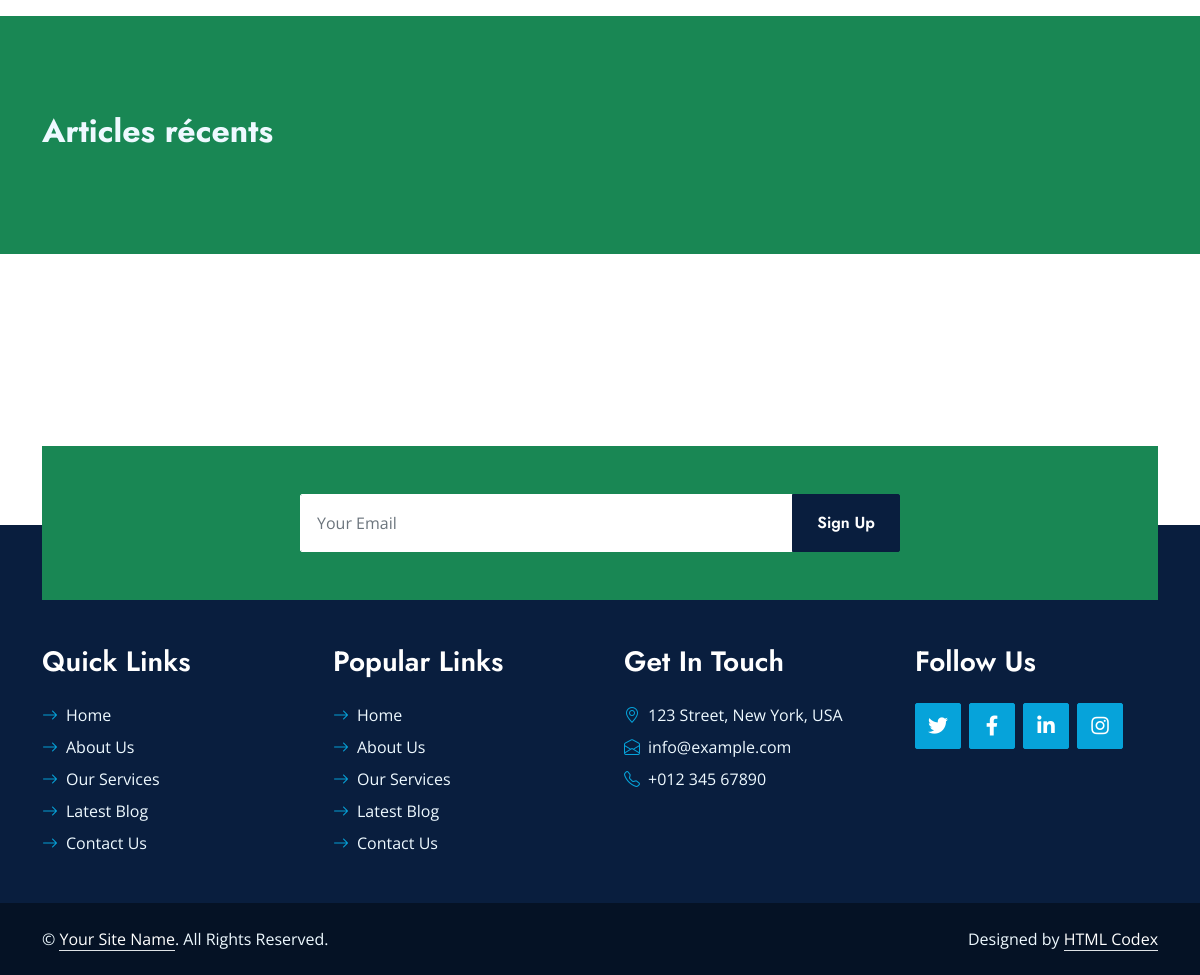
Before: / (lower part) with the older database file.
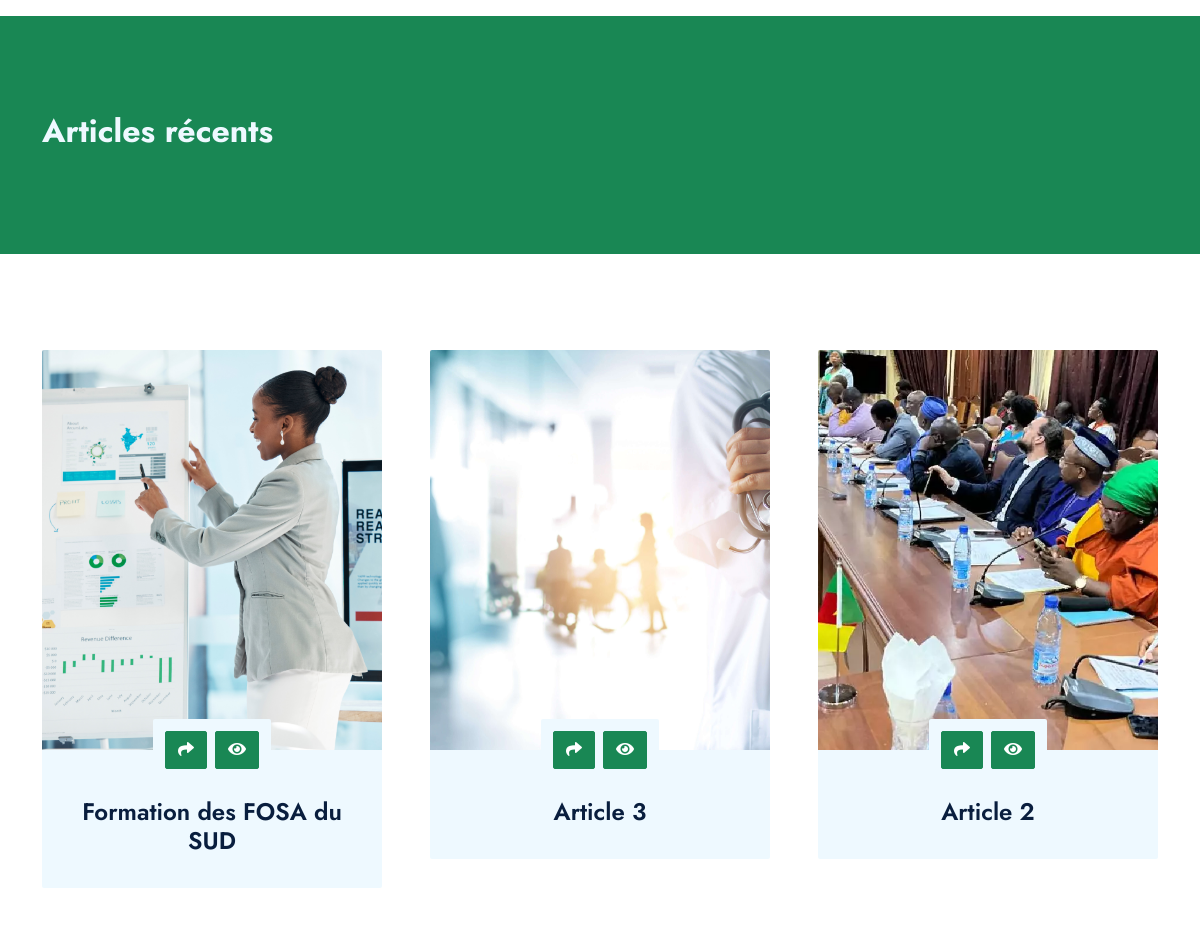
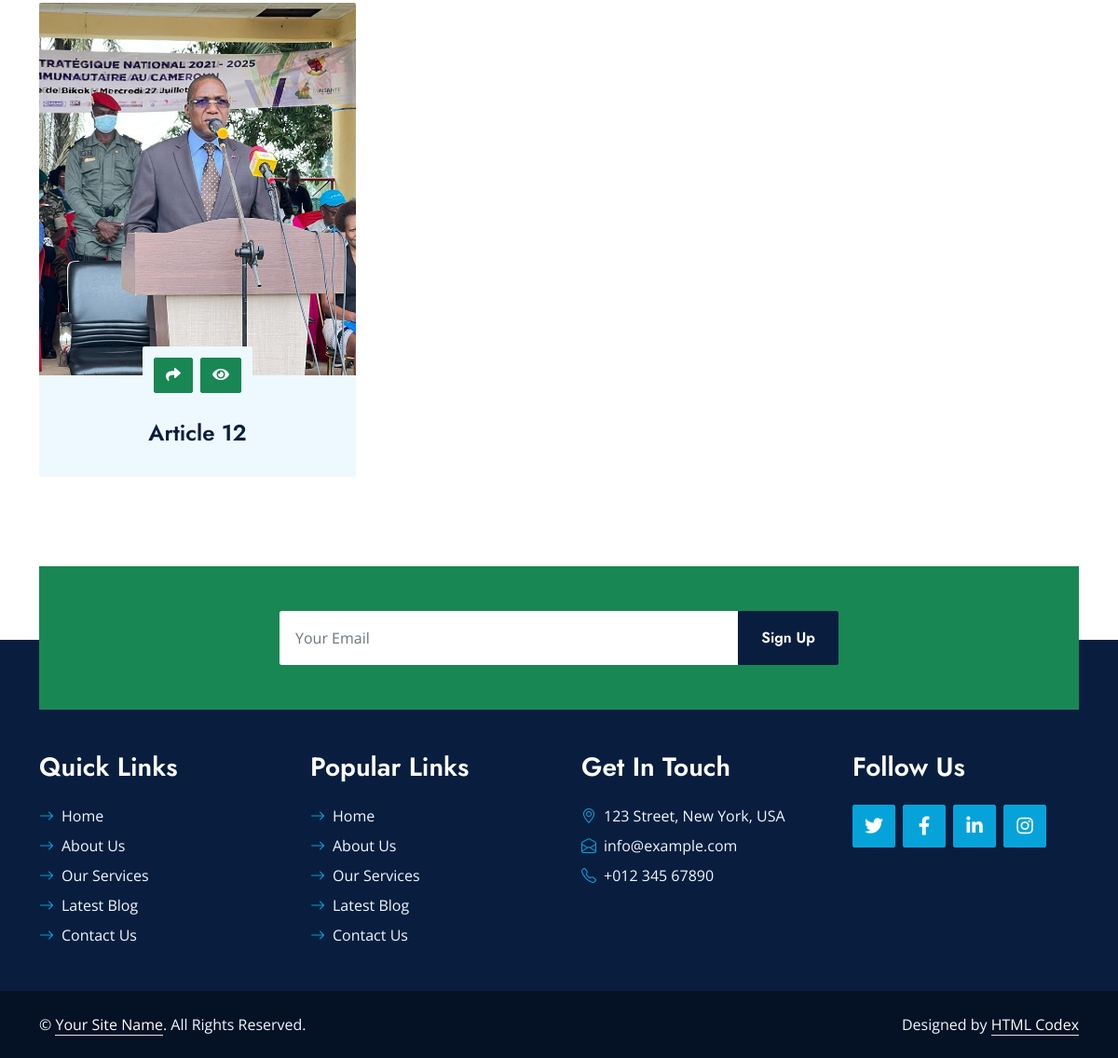
After: the same page with the newer database file (2 pictures, top to bottom).
### app/models.py (models this page shows, shortened)
class Article(models.Model):
    Titre  = models.CharField( max_length=255)
    Banniere = models.ImageField("Banière", upload_to='Banieres')
    contetu = RichTextUploadingField()
    created_date = models.DateField(auto_now_add=True)
    slug = models.SlugField(blank=True, unique = True)

### app/views.py (the view)
# urls.py: path('',index, name = 'home'),
def index(request):
    context = {}
    articles = Article.objects.order_by('-id')[0:9]
    context['articles'] = articles
    return render(request, 'website/index.html', context)

### templates/website/index.html (shortened to what this page needs)
{% extends 'website/layouts/base.html' %}
{% load static %}
{% block content %}
<div class="container-fluid bg-success  py-5 my-5 wow fadeInUp" data-wow-delay="0.1s">
    <div class="container py-5">
        <h2 class="text-light ">Articles récents</h2>
    </div>
</div>
<div class="container-fluid py-5">
    <div class="container">
        <div class="row g-5">
            {% for item in articles  %}
                <div class="col-lg-4 wow slideInUp" data-wow-delay="0.3s">
                    <div class="team-item h-200">
                        <div class="position-relative rounded-top" style="z-index: 1;">
                            <img class="img-fluid rounded-top w-100 " src="{{item.Banniere.url}}" alt="Bannière" style="height:400px; object-fit: cover;">
                            <div class="position-absolute top-100 start-50 translate-middle bg-light rounded p-2 d-flex">
                                <a class="btn btn-success btn-circle m-1" href="#"><i class="fas fa-share"></i></a>
                                <a class="btn btn-success btn-circle m-1" href="{% url 'article_details' artiitem.slug %}"><i class="fas fa-eye"></i></a>
                            </div>
                        </div>
                        <div class="team-text position-relative bg-light text-center rounded-bottom p-4 pt-5">
                            <h4 class="mb-2"> {{item.Titre }}  </h4>
                        </div>
                    </div>
                </div>
            {% endfor %}
            </div>
    </div>
</div>
<div class="container-fluid position-relative pt-5 wow fadeInUp" data-wow-delay="0.1s" style="z-index: 1;">
    <div class="container">
        <div class="bg-success p-5">
            <form class="mx-auto" style="max-width: 600px;">
                <div class="input-group">
                    <input type="text" class="form-control border-white p-3" placeholder="Your Email">
                    <button class="btn btn-dark px-4">Sign Up</button>
                </div>
            </form>
        </div>
    </div>
</div>
{% endblock content %}

### templates/website/layouts/base.html (shortened to what this page needs)
<!DOCTYPE html>
<html lang="fr">
    {% load static %}
<head>
    <link href="https://cdnjs.cloudflare.com/ajax/libs/font-awesome/5.10.0/css/all.min.css" rel="stylesheet">
    <link href="https://cdn.jsdelivr.net/npm/bootstrap-icons@1.4.1/font/bootstrap-icons.css" rel="stylesheet">
    <link href="{% static 'website/lib/owlcarousel/assets/owl.carousel.min.css' %}" rel="stylesheet">
    <link href="{% static 'website/lib/animate/animate.min.css' %}" rel="stylesheet">
    <link href="{% static 'website/lib/tempusdominus/css/tempusdominus-bootstrap-4.min.css' %}" rel="stylesheet" />
    <link href="{% static 'website/lib/tempusdominus/css/tempusdominus-bootstrap-4.min.css' %}" rel="stylesheet" />
    <link href="{% static 'website/css/bootstrap.min.css' %}" rel="stylesheet">
    <link href="{% static 'website/css/style.css' %}" rel="stylesheet">
</head>
<body>
    {% block content %}
    {% endblock content %}
    <div class="container-fluid bg-dark text-light py-5 wow fadeInUp" data-wow-delay="0.3s" style="margin-top: -75px;">
        <div class="container pt-5">
            <div class="row g-5 pt-4">
                <div class="col-lg-3 col-md-6">
                    <h3 class="text-white mb-4">Quick Links</h3>
                    <div class="d-flex flex-column justify-content-start">
                        <a class="text-light mb-2" href="#"><i class="bi bi-arrow-right text-primary me-2"></i>Home</a>
                        <a class="text-light mb-2" href="#"><i class="bi bi-arrow-right text-primary me-2"></i>About Us</a>
                        <a class="text-light mb-2" href="#"><i class="bi bi-arrow-right text-primary me-2"></i>Our Services</a>
                        <a class="text-light mb-2" href="#"><i class="bi bi-arrow-right text-primary me-2"></i>Latest Blog</a>
                        <a class="text-light" href="#"><i class="bi bi-arrow-right text-primary me-2"></i>Contact Us</a>
                    </div>
                </div>
                <div class="col-lg-3 col-md-6">
                    <h3 class="text-white mb-4">Popular Links</h3>
                    <div class="d-flex flex-column justify-content-start">
                        <a class="text-light mb-2" href="#"><i class="bi bi-arrow-right text-primary me-2"></i>Home</a>
                        <a class="text-light mb-2" href="#"><i class="bi bi-arrow-right text-primary me-2"></i>About Us</a>
                        <a class="text-light mb-2" href="#"><i class="bi bi-arrow-right text-primary me-2"></i>Our Services</a>
                        <a class="text-light mb-2" href="#"><i class="bi bi-arrow-right text-primary me-2"></i>Latest Blog</a>
                        <a class="text-light" href="#"><i class="bi bi-arrow-right text-primary me-2"></i>Contact Us</a>
                    </div>
                </div>
                <div class="col-lg-3 col-md-6">
                    <h3 class="text-white mb-4">Get In Touch</h3>
                    <p class="mb-2"><i class="bi bi-geo-alt text-primary me-2"></i>123 Street, New York, USA</p>
                    <p class="mb-2"><i class="bi bi-envelope-open text-primary me-2"></i>info@example.com</p>
                    <p class="mb-0"><i class="bi bi-telephone text-primary me-2"></i>+012 345 67890</p>
                </div>
                <div class="col-lg-3 col-md-6">
                    <h3 class="text-white mb-4">Follow Us</h3>
                    <div class="d-flex">
                        <a class="btn btn-lg btn-primary btn-lg-square rounded me-2" href="#"><i class="fab fa-twitter fw-normal"></i></a>
                        <a class="btn btn-lg btn-primary btn-lg-square rounded me-2" href="#"><i class="fab fa-facebook-f fw-normal"></i></a>
                        <a class="btn btn-lg btn-primary btn-lg-square rounded me-2" href="#"><i class="fab fa-linkedin-in fw-normal"></i></a>
                        <a class="btn btn-lg btn-primary btn-lg-square rounded" href="#"><i class="fab fa-instagram fw-normal"></i></a>
                    </div>
                </div>
            </div>
        </div>
    </div>
    <div class="container-fluid text-light py-4" style="background: #051225;">
        <div class="container">
            <div class="row g-0">
                <div class="col-md-6 text-center text-md-start">
                    <p class="mb-md-0">&copy; <a class="text-white border-bottom" href="#">Your Site Name</a>. All Rights Reserved.</p>
                </div>
                <div class="col-md-6 text-center text-md-end">
                    <p class="mb-0">Designed by <a class="text-white border-bottom" href="https://htmlcodex.com">HTML Codex</a></p>
                </div>
            </div>
        </div>
    </div>
</body>
</html>

### static/website/css/style.css (style rules this page uses)
:root { --primary: #06A3DA; --secondary: #F57E57; --light: #EEF9FF; --dark: #091E3E; }
h1, h2, .font-weight-bold { font-weight: 700 !important; }
h3, h4, .font-weight-semi-bold { font-weight: 600 !important; }
.btn { font-family: 'Jost', sans-serif; font-weight: 600; transition: .5s; }
.btn-primary, .btn-secondary { color: #FFFFFF; }
.btn-lg-square { width: 46px; height: 46px; }
.btn-square, .btn-sm-square, .btn-lg-square { padding-left: 0; padding-right: 0; text-align: center; }
.service-item img, .service-item .bg-light, .service-item .bg-light h5, .team-item .team-text { transition: .5s; }
.team-item .team-text::after, .service-item .bg-light::after { position: absolute; content: ""; top: 50%; bottom: 0; left: 15px; right: 15px; border-radius:100px / 15px; box-shadow: 0 0 15px rgba(0, 0, 0, .7); opacity: 0; transition: .5s; z-index: -1; }

Changed rows visible on the page:
added Article: Banniere (picture), Titre "Formation des FOSA du SUD"
added Article: Banniere (picture), Titre "Article 3"
added Article: Banniere (picture), Titre "Article 2"
added Article: Banniere (picture), Titre "Article 12"
